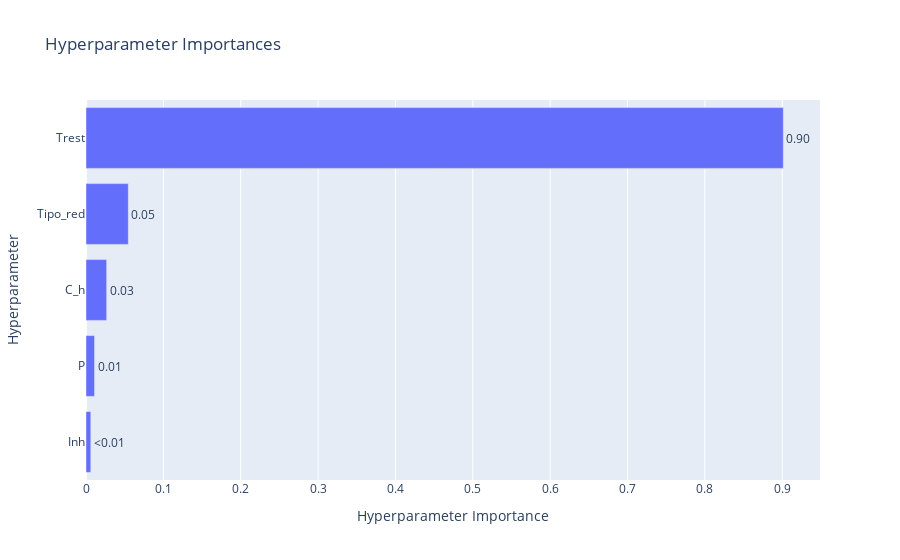

Notebook source saved alongside this figure:
### Code cell
vis.plot_param_importances(study)

### Figure 1 — Plotly figure (JSON) as saved in the notebook; plotly's stock layout.template omitted (floating-point values rounded to 4 significant figures)
{"data": [{"cliponaxis": false, "hovertemplate": ["Inh (FloatDistribution): 0.00621266390864191<extra></extra>", "P (FloatDistribution): 0.01105219585070459<extra></extra>", "C_h (FloatDistribution): 0.026729037588698056<extra></extra>", "Tipo_red (IntDistribution): 0.054672162702162005<extra></extra>", "Trest (FloatDistribution): 0.9013339399497935<extra></extra>"], "name": "Objective Value", "orientation": "h", "text": ["<0.01", "0.01", "0.03", "0.05", "0.90"], "textposition": "outside", "type": "bar", "x": [0.006213, 0.01105, 0.02673, 0.05467, 0.9013], "y": ["Inh", "P", "C_h", "Tipo_red", "Trest"]}], "layout": {"title": {"text": "Hyperparameter Importances"}, "xaxis": {"title": {"text": "Hyperparameter Importance"}}, "yaxis": {"title": {"text": "Hyperparameter"}}}}
